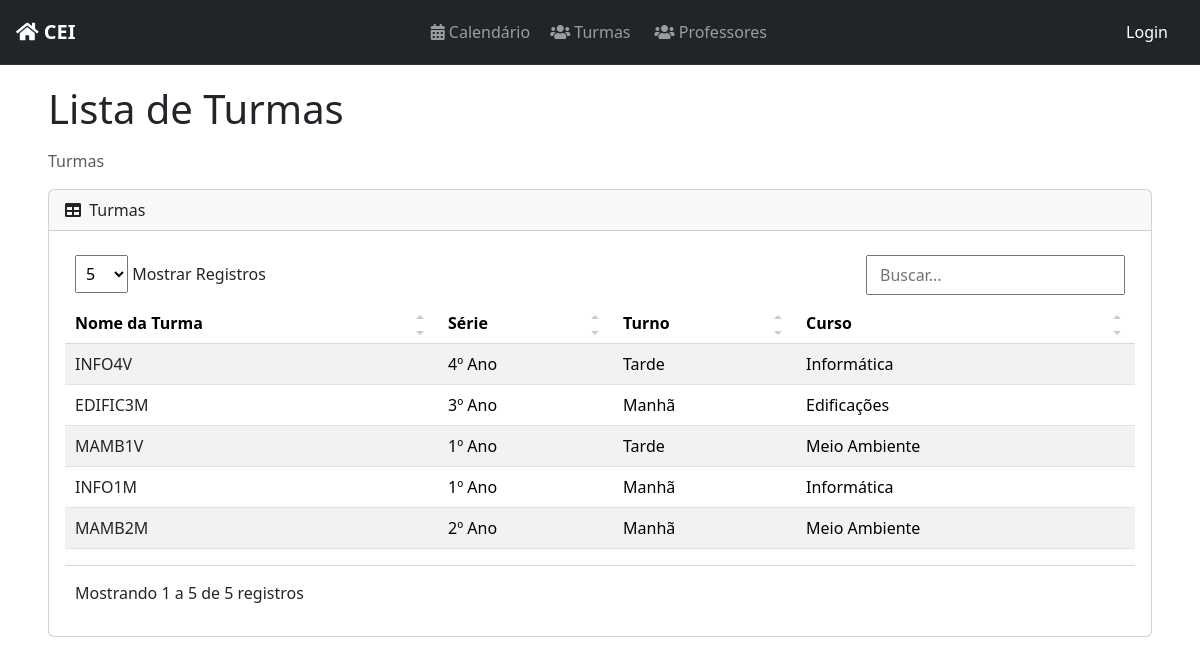
/turmas/, run on an earlier commit of the app's database.
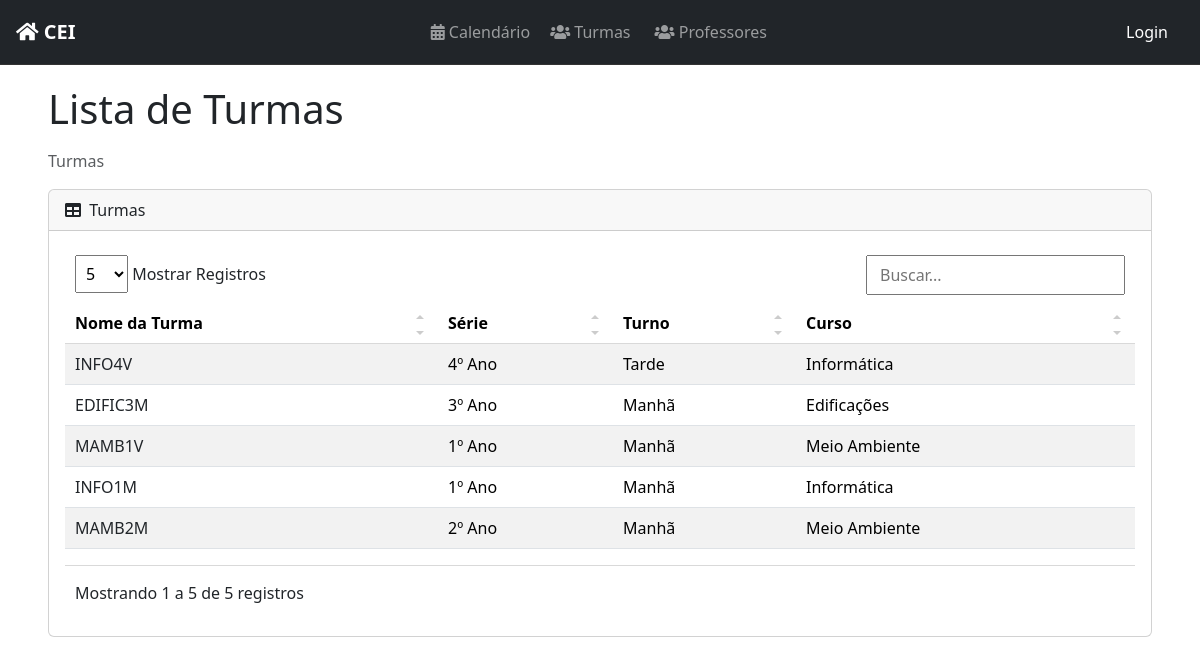
And on a later commit of the database.
### classes/models.py (models this page shows, shortened)
class Turma(models.Model):
    TURNO_CHOICES = [
        ('manha', 'Manhã'),
        ('tarde', 'Tarde'),
        ('noite', 'Noite'),
    ]
    CURSO_CHOICES = [
        ('edificacoes', 'Edificações'),
        ('informatica', 'Informática'),
        ('meio_ambiente', 'Meio Ambiente'),
        ('matematica', 'Matemática'),
    ]
    SERIE_CHOICES = [
        ('1', '1º Ano'),
        ('2', '2º Ano'),
        ('3', '3º Ano'),
        ('4', '4º Ano'),
    ]
    nome = models.CharField(max_length=8, unique=True)
    serie = models.CharField(max_length=1, choices=SERIE_CHOICES)
    turno = models.CharField(max_length=5, choices=TURNO_CHOICES)
    curso = models.CharField(max_length=15, choices=CURSO_CHOICES)

### classes/views.py (the view)
# urls.py: path('turmas/', ListaTurmas.as_view(), name='lista-turmas'),
class ListaTurmas(ListView):
    model = Turma
    template_name = 'classes/lista_turmas.html'
    context_object_name = 'turmas'
    def get_context_data(self, **kwargs):
        context = super().get_context_data(**kwargs)
        context['is_admin'] = self.request.user.groups.filter(name="Administrador").exists()
        return context

### tasks/context_processors.py (called while the page is built)
def user_in_discente(request):
    if request.user.is_authenticated:
        return {'user_in_discente': request.user.groups.filter(name="Discente").exists()}
    return {'user_in_discente': False}

### classes/templates/classes/lista_turmas.html (shortened to what this page needs)
{% extends 'base.html' %}
{% load static %}
{% block content %}
<div class="container-fluid">
    <h1 class="mb-3">Lista de Turmas</h1>
    <ol class="breadcrumb mb-3">
        <li class="breadcrumb-item active">Turmas</li>
    </ol>
    <div class="card">
        <div class="card-header">
            <i class="fas fa-table me-1"></i>
            Turmas
        </div>
        <div class="card-body">
            <div class="table-responsive">
                <table id="turmaTable" class="table table-striped table-hover">
                    <thead class="table">
                        <tr>
                            <th>Nome da Turma</th>
                            <th>Série</th>
                            <th>Turno</th>
                            <th>Curso</th>
                        </tr>
                    </thead>
                    <tbody>
                        {% for turma in turmas %}
                        <tr class="turma-item">
                            <td>
                                <a href="{% url 'turma_members' turma.id %}" class="text-decoration-none text-dark">
                                    {{ turma.nome }}
                                </a>
                            </td>
                            <td style="color: #6c757d;">{{ turma.get_serie_display }}</td>
                            <td style="color: #6c757d;">{{ turma.get_turno_display }}</td>
                            <td style="color: #6c757d;">{{ turma.get_curso_display }}</td>
                        </tr>
                        {% endfor %}
                    </tbody>
                </table>
            </div>
        </div>
    </div>
</div>
{% endblock %}
{% block scripts %}
<link href="{% static 'css/style.min.css' %}" rel="stylesheet"/>
{% endblock %}

What changed in the data, as far as the page shows it:
changed Turma "MAMB1V": turno "Tarde" → "Manhã"
